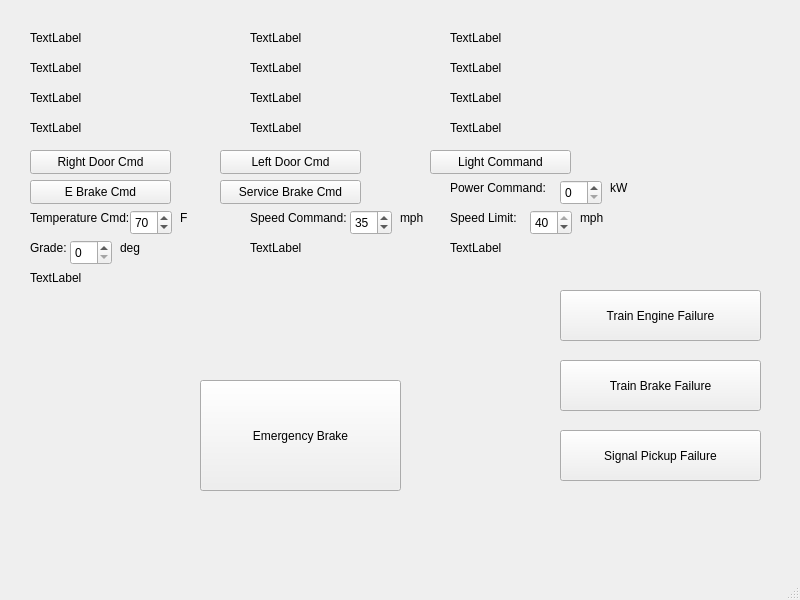
<?xml version="1.0" encoding="UTF-8"?>
<ui version="4.0">
 <class>TestTrainModel</class>
 <widget class="QMainWindow" name="TestTrainModel">
  <property name="geometry">
   <rect>
    <x>0</x>
    <y>0</y>
    <width>800</width>
    <height>600</height>
   </rect>
  </property>
  <property name="windowTitle">
   <string>TestTrainModel</string>
  </property>
  <widget class="QWidget" name="centralwidget">
   <widget class="QLabel" name="speedcmd">
    <property name="geometry">
     <rect>
      <x>250</x>
      <y>210</y>
      <width>101</width>
      <height>16</height>
     </rect>
    </property>
    <property name="text">
     <string>Speed Command:</string>
    </property>
   </widget>
   <widget class="QLabel" name="speedlmt">
    <property name="geometry">
     <rect>
      <x>450</x>
      <y>210</y>
      <width>71</width>
      <height>16</height>
     </rect>
    </property>
    <property name="text">
     <string>Speed Limit:</string>
    </property>
   </widget>
   <widget class="QLabel" name="signalfailure">
    <property name="geometry">
     <rect>
      <x>30</x>
      <y>270</y>
      <width>181</width>
      <height>16</height>
     </rect>
    </property>
    <property name="text">
     <string>TextLabel</string>
    </property>
   </widget>
   <widget class="QLabel" name="temp">
    <property name="geometry">
     <rect>
      <x>450</x>
      <y>120</y>
      <width>161</width>
      <height>16</height>
     </rect>
    </property>
    <property name="text">
     <string>TextLabel</string>
    </property>
   </widget>
   <widget class="QLabel" name="brakefailure">
    <property name="geometry">
     <rect>
      <x>450</x>
      <y>240</y>
      <width>131</width>
      <height>16</height>
     </rect>
    </property>
    <property name="text">
     <string>TextLabel</string>
    </property>
   </widget>
   <widget class="QLabel" name="length">
    <property name="geometry">
     <rect>
      <x>30</x>
      <y>90</y>
      <width>181</width>
      <height>16</height>
     </rect>
    </property>
    <property name="text">
     <string>TextLabel</string>
    </property>
   </widget>
   <widget class="QLabel" name="rdoors">
    <property name="geometry">
     <rect>
      <x>30</x>
      <y>120</y>
      <width>191</width>
      <height>16</height>
     </rect>
    </property>
    <property name="text">
     <string>TextLabel</string>
    </property>
   </widget>
   <widget class="QLabel" name="ldoors">
    <property name="geometry">
     <rect>
      <x>250</x>
      <y>120</y>
      <width>161</width>
      <height>16</height>
     </rect>
    </property>
    <property name="text">
     <string>TextLabel</string>
    </property>
   </widget>
   <widget class="QPushButton" name="eBrake">
    <property name="geometry">
     <rect>
      <x>200</x>
      <y>380</y>
      <width>201</width>
      <height>111</height>
     </rect>
    </property>
    <property name="text">
     <string>Emergency Brake</string>
    </property>
    <property name="checkable">
     <bool>true</bool>
    </property>
    <property name="checked">
     <bool>false</bool>
    </property>
   </widget>
   <widget class="QLabel" name="mass">
    <property name="geometry">
     <rect>
      <x>250</x>
      <y>90</y>
      <width>161</width>
      <height>16</height>
     </rect>
    </property>
    <property name="text">
     <string>TextLabel</string>
    </property>
   </widget>
   <widget class="QLabel" name="grade">
    <property name="geometry">
     <rect>
      <x>30</x>
      <y>240</y>
      <width>41</width>
      <height>16</height>
     </rect>
    </property>
    <property name="text">
     <string>Grade: </string>
    </property>
   </widget>
   <widget class="QPushButton" name="brakefail">
    <property name="geometry">
     <rect>
      <x>560</x>
      <y>360</y>
      <width>201</width>
      <height>51</height>
     </rect>
    </property>
    <property name="text">
     <string>Train Brake Failure</string>
    </property>
    <property name="checkable">
     <bool>true</bool>
    </property>
   </widget>
   <widget class="QLabel" name="width">
    <property name="geometry">
     <rect>
      <x>30</x>
      <y>60</y>
      <width>181</width>
      <height>16</height>
     </rect>
    </property>
    <property name="text">
     <string>TextLabel</string>
    </property>
   </widget>
   <widget class="QLabel" name="height">
    <property name="geometry">
     <rect>
      <x>30</x>
      <y>30</y>
      <width>151</width>
      <height>16</height>
     </rect>
    </property>
    <property name="text">
     <string>TextLabel</string>
    </property>
   </widget>
   <widget class="QLabel" name="tempcmd">
    <property name="geometry">
     <rect>
      <x>30</x>
      <y>210</y>
      <width>101</width>
      <height>16</height>
     </rect>
    </property>
    <property name="text">
     <string>Temperature Cmd:</string>
    </property>
   </widget>
   <widget class="QLabel" name="light">
    <property name="geometry">
     <rect>
      <x>450</x>
      <y>90</y>
      <width>171</width>
      <height>16</height>
     </rect>
    </property>
    <property name="text">
     <string>TextLabel</string>
    </property>
   </widget>
   <widget class="QLabel" name="powercmd">
    <property name="geometry">
     <rect>
      <x>450</x>
      <y>180</y>
      <width>101</width>
      <height>16</height>
     </rect>
    </property>
    <property name="text">
     <string>Power Command:</string>
    </property>
   </widget>
   <widget class="QLabel" name="accel">
    <property name="geometry">
     <rect>
      <x>450</x>
      <y>60</y>
      <width>171</width>
      <height>16</height>
     </rect>
    </property>
    <property name="text">
     <string>TextLabel</string>
    </property>
   </widget>
   <widget class="QLabel" name="enginefailure">
    <property name="geometry">
     <rect>
      <x>250</x>
      <y>240</y>
      <width>141</width>
      <height>16</height>
     </rect>
    </property>
    <property name="text">
     <string>TextLabel</string>
    </property>
   </widget>
   <widget class="QLabel" name="crew">
    <property name="geometry">
     <rect>
      <x>250</x>
      <y>60</y>
      <width>161</width>
      <height>16</height>
     </rect>
    </property>
    <property name="text">
     <string>TextLabel</string>
    </property>
   </widget>
   <widget class="QPushButton" name="signalfail">
    <property name="geometry">
     <rect>
      <x>560</x>
      <y>430</y>
      <width>201</width>
      <height>51</height>
     </rect>
    </property>
    <property name="text">
     <string>Signal Pickup Failure</string>
    </property>
    <property name="checkable">
     <bool>true</bool>
    </property>
   </widget>
   <widget class="QLabel" name="speed">
    <property name="geometry">
     <rect>
      <x>450</x>
      <y>30</y>
      <width>161</width>
      <height>16</height>
     </rect>
    </property>
    <property name="text">
     <string>TextLabel</string>
    </property>
   </widget>
   <widget class="QPushButton" name="enginefail">
    <property name="geometry">
     <rect>
      <x>560</x>
      <y>290</y>
      <width>201</width>
      <height>51</height>
     </rect>
    </property>
    <property name="text">
     <string>Train Engine Failure</string>
    </property>
    <property name="checkable">
     <bool>true</bool>
    </property>
   </widget>
   <widget class="QLabel" name="passenger">
    <property name="geometry">
     <rect>
      <x>250</x>
      <y>30</y>
      <width>161</width>
      <height>16</height>
     </rect>
    </property>
    <property name="text">
     <string>TextLabel</string>
    </property>
   </widget>
   <widget class="QSpinBox" name="gradebox">
    <property name="geometry">
     <rect>
      <x>70</x>
      <y>240</y>
      <width>42</width>
      <height>25</height>
     </rect>
    </property>
    <property name="maximum">
     <number>30</number>
    </property>
   </widget>
   <widget class="QSpinBox" name="speedlmtbox">
    <property name="geometry">
     <rect>
      <x>530</x>
      <y>210</y>
      <width>42</width>
      <height>25</height>
     </rect>
    </property>
    <property name="maximum">
     <number>40</number>
    </property>
    <property name="value">
     <number>40</number>
    </property>
   </widget>
   <widget class="QSpinBox" name="speedcmdbox">
    <property name="geometry">
     <rect>
      <x>350</x>
      <y>210</y>
      <width>42</width>
      <height>25</height>
     </rect>
    </property>
    <property name="maximum">
     <number>40</number>
    </property>
    <property name="value">
     <number>35</number>
    </property>
   </widget>
   <widget class="QSpinBox" name="tempbox">
    <property name="geometry">
     <rect>
      <x>130</x>
      <y>210</y>
      <width>42</width>
      <height>25</height>
     </rect>
    </property>
    <property name="minimum">
     <number>55</number>
    </property>
    <property name="maximum">
     <number>90</number>
    </property>
    <property name="value">
     <number>70</number>
    </property>
   </widget>
   <widget class="QSpinBox" name="powerbox">
    <property name="geometry">
     <rect>
      <x>560</x>
      <y>180</y>
      <width>42</width>
      <height>25</height>
     </rect>
    </property>
    <property name="maximum">
     <number>120</number>
    </property>
    <property name="value">
     <number>0</number>
    </property>
   </widget>
   <widget class="QPushButton" name="sbrakecmd">
    <property name="geometry">
     <rect>
      <x>220</x>
      <y>180</y>
      <width>141</width>
      <height>24</height>
     </rect>
    </property>
    <property name="text">
     <string>Service Brake Cmd</string>
    </property>
   </widget>
   <widget class="QPushButton" name="ebrakecmd">
    <property name="geometry">
     <rect>
      <x>30</x>
      <y>180</y>
      <width>141</width>
      <height>24</height>
     </rect>
    </property>
    <property name="text">
     <string>E Brake Cmd</string>
    </property>
   </widget>
   <widget class="QPushButton" name="lightcmd">
    <property name="geometry">
     <rect>
      <x>430</x>
      <y>150</y>
      <width>141</width>
      <height>24</height>
     </rect>
    </property>
    <property name="text">
     <string>Light Command</string>
    </property>
   </widget>
   <widget class="QPushButton" name="ldoorcmd">
    <property name="geometry">
     <rect>
      <x>220</x>
      <y>150</y>
      <width>141</width>
      <height>24</height>
     </rect>
    </property>
    <property name="text">
     <string>Left Door Cmd</string>
    </property>
   </widget>
   <widget class="QPushButton" name="rdoorcmd">
    <property name="geometry">
     <rect>
      <x>30</x>
      <y>150</y>
      <width>141</width>
      <height>24</height>
     </rect>
    </property>
    <property name="text">
     <string>Right Door Cmd</string>
    </property>
   </widget>
   <widget class="QLabel" name="label">
    <property name="geometry">
     <rect>
      <x>120</x>
      <y>240</y>
      <width>49</width>
      <height>16</height>
     </rect>
    </property>
    <property name="text">
     <string>deg</string>
    </property>
   </widget>
   <widget class="QLabel" name="label_2">
    <property name="geometry">
     <rect>
      <x>180</x>
      <y>210</y>
      <width>49</width>
      <height>16</height>
     </rect>
    </property>
    <property name="text">
     <string>F</string>
    </property>
   </widget>
   <widget class="QLabel" name="label_3">
    <property name="geometry">
     <rect>
      <x>400</x>
      <y>210</y>
      <width>49</width>
      <height>16</height>
     </rect>
    </property>
    <property name="text">
     <string>mph</string>
    </property>
   </widget>
   <widget class="QLabel" name="label_4">
    <property name="geometry">
     <rect>
      <x>580</x>
      <y>210</y>
      <width>49</width>
      <height>16</height>
     </rect>
    </property>
    <property name="text">
     <string>mph</string>
    </property>
   </widget>
   <widget class="QLabel" name="label_5">
    <property name="geometry">
     <rect>
      <x>610</x>
      <y>180</y>
      <width>49</width>
      <height>16</height>
     </rect>
    </property>
    <property name="text">
     <string>kW</string>
    </property>
   </widget>
  </widget>
  <widget class="QMenuBar" name="menubar">
   <property name="geometry">
    <rect>
     <x>0</x>
     <y>0</y>
     <width>800</width>
     <height>21</height>
    </rect>
   </property>
  </widget>
  <widget class="QStatusBar" name="statusbar"/>
 </widget>
 <resources/>
 <connections/>
</ui>
